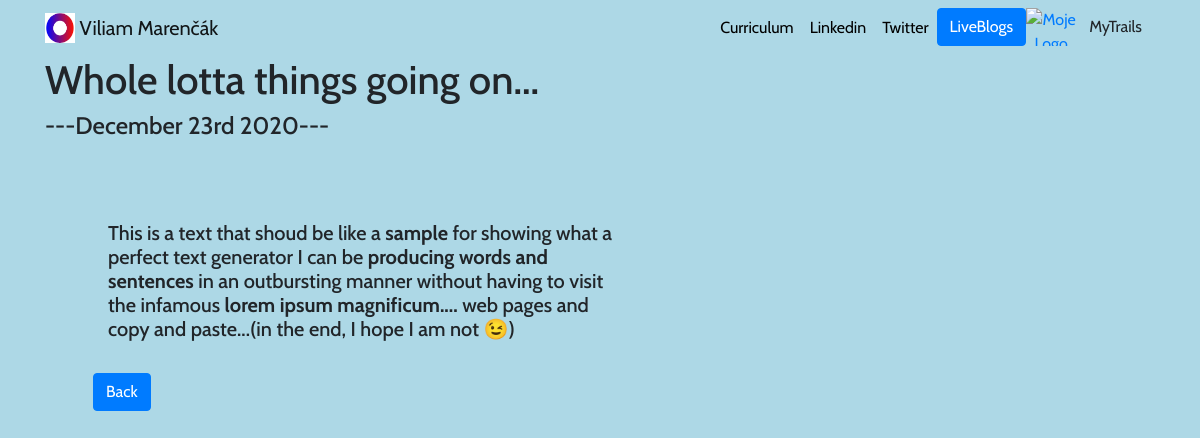
/blog/5/, run on the app's committed database.
### blog/models.py (models this page shows, shortened)
class Blog(models.Model):
    title=models.CharField(max_length=100)
    body=models.TextField(max_length=300)
    date=models.DateField(blank=True)
    urls=models.URLField(blank=True)
    image=models.ImageField(upload_to='portfolio/images/', blank=True)

### blog/views.py (the view)
# urls.py: path('<int:blog_id>/', views.detail, name='detail'),
def detail(request, blog_id):
    blog = get_object_or_404(Blog, pk=blog_id)
    return render(request, 'detail.html', {'blog':blog})

### blog/templates/detail.html
{% extends 'portfolio/base.html' %}
{% block content %}
<h1>{{ blog.title }}</h1>
<h4>---{{ blog.date|date:"F jS Y"}}---</h4>
<br><br><br>
<h5 class="col-6 text-left mx-5">{{ blog.body|safe}}</h5>
{% if blog.urls %}
<a class="mx-5">{{ blog.urls }}</a>
<br>
<img src="{{ blog.image.url }}" class="img-fluid mx-5", height=166, width=166>
<br><br>
{% else %}
<br>
{% endif %}
<a href="{% url 'blog:all_blogs' %}" class="btn btn-primary mx-5">Back</a>
{% endblock %}

### portfolio/static/portfolio/custom.css (style rules this page uses)
body { font-family: 'Cabin', sans-serif; }

### data on the page
Blog: title "Whole lotta things going on...", date "December 23rd 2020", body "This is a text that shoud be like a sample for showing what a perfect text generator I can be producing words and sentences in an outbursting manner without having to visit the infamous lorem ipsum magnificum.... web pages and copy and paste...(in the end, I hope I am not 😉)"
